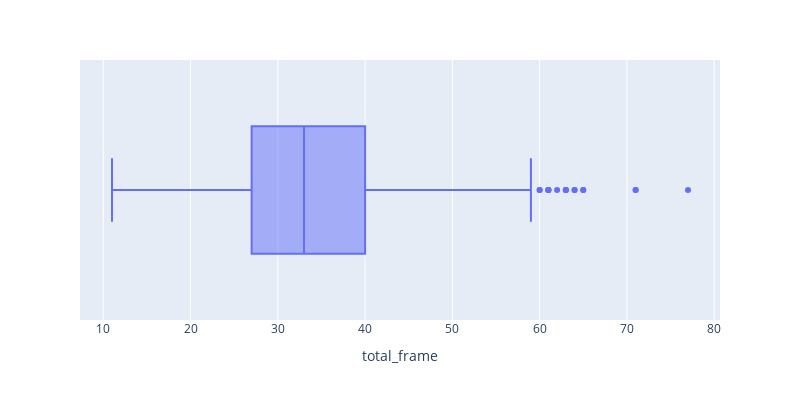

Here is the notebook cell this chart was saved with:
### Code cell
fig = px.box(df_expanded, x='total_frame')
fig.update_layout(height=400, width=800)

fig.show()

### Figure 1 — Plotly figure (JSON) as saved in the notebook; plotly's stock layout.template omitted (floating-point values rounded to 4 significant figures; data arrays with more than 128 entries replaced by an {"elided": "..."} marker saying what was removed)
{"data": [{"alignmentgroup": "True", "hovertemplate": "total_frame=%{x}<extra></extra>", "legendgroup": "", "marker": {"color": "#636efa"}, "name": "", "notched": false, "offsetgroup": "", "orientation": "h", "showlegend": false, "type": "box", "x": {"elided": "2014 int values"}, "x0": " ", "xaxis": "x", "y0": " ", "yaxis": "y"}], "layout": {"boxmode": "group", "height": 400, "legend": {"tracegroupgap": 0}, "margin": {"t": 60}, "width": 800, "xaxis": {"anchor": "y", "domain": [0, 1], "title": {"text": "total_frame"}}, "yaxis": {"anchor": "x", "domain": [0, 1]}}}
